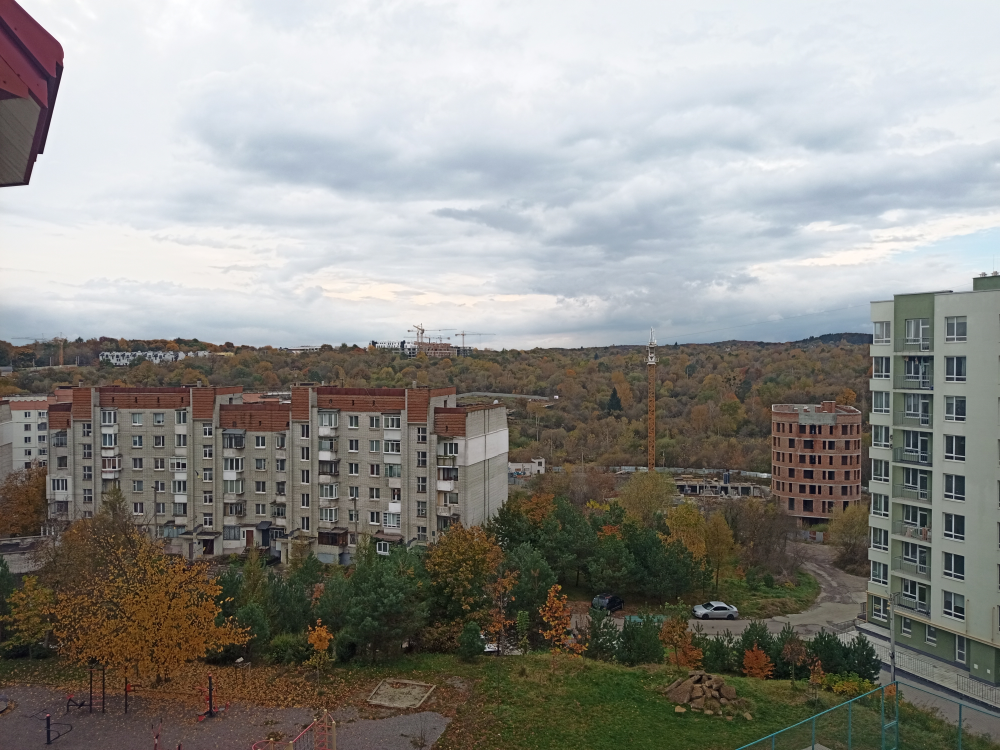
#> input picture proxima2/IMG_20231026_144807.jpg, 4000 x 3000 px, given in place of target-t.jpg, which was not available (shown at 1/4 size); the run also reads 1 picture not shown here
$ python Match.py
#> lines starting #> are read from the running program, lines starting #| are printed output that depends on the picture; pictures that were not available may be replaced by others from this repository, and a replacement may not be noted

import numpy as np
import cv2 as cv
from matplotlib import pyplot as plt

def dist(a, b):
    return ((a[0] - b[0])**2 + (a[1] - b[1])**2)**0.5

def lst2Str(s):
     str1 = ""
     for n in s:
        str1 += str(n) + ","
     return str1


# All the 6 methods for comparison in a list
# methods = ['cv.TM_CCOEFF', 'cv.TM_CCOEFF_NORMED', 'cv.TM_CCORR', 'cv.TM_CCORR_NORMED', 'cv.TM_SQDIFF', 'cv.TM_SQDIFF_NORMED']
methods = ['cv.TM_CCOEFF_NORMED']
# rectangle color in BGR
color = (0, 0, 255)
# Line thickness of 2 px
thickness = 2
# images = ['', '', '', '', '', '', '', '','', '']
template = cv.imread('proxima/target-t.jpg', cv.IMREAD_GRAYSCALE)
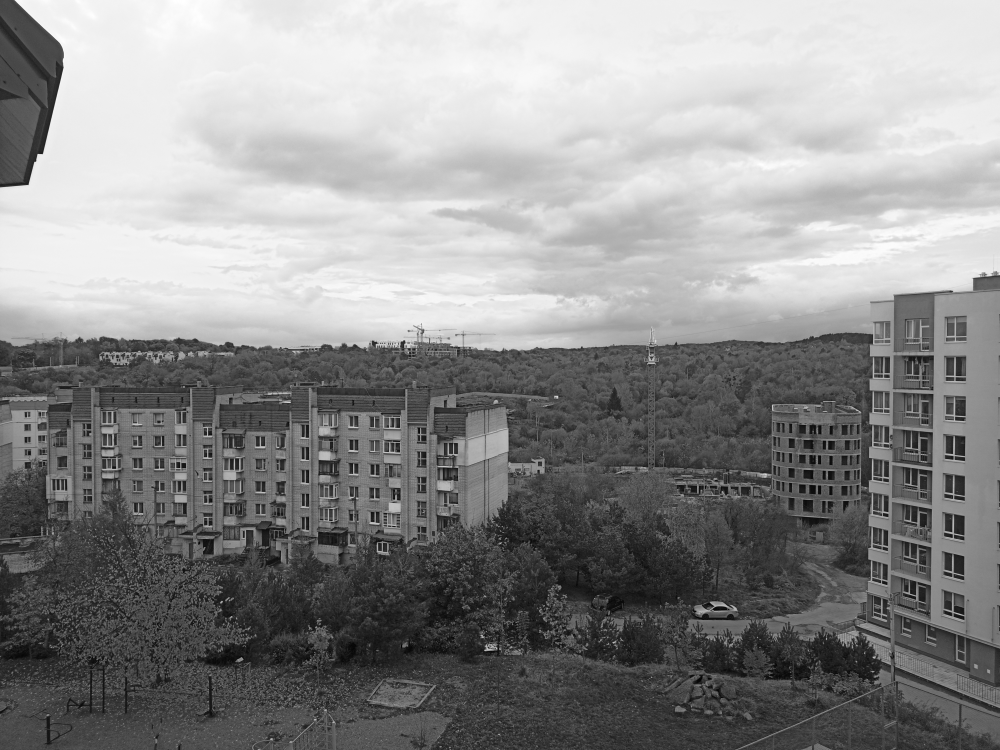
#> template: shape (3000, 4000) (shown at 1/4 size); min 0, max 255, mean 140.9
template_ver = cv.imread('proxima/target-v.jpg', cv.IMREAD_GRAYSCALE)
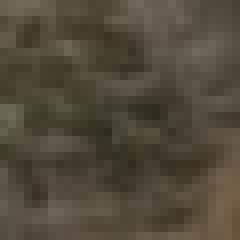
#> input picture proxima2/target-v.jpg, 30 x 30 px, found by its file name (shown 8 times larger)
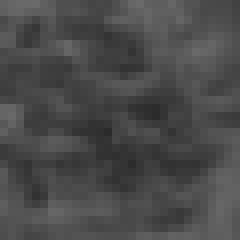
#> template_ver: shape (30, 30) (shown 8 times larger); min 42, max 106, mean 74.4
assert template is not None, "file could not be read, check with os.path.exists()"
w = template.shape[1]
#> w = 4000
h = template.shape[0]
#> h = 3000

# Show target template
print('Template dimensions : ',template.shape)
#| Template dimensions :  (3000, 4000)
cv.imshow("Template image:", template)
cv.waitKey(0)

print('Template verification dimensions : ',template_ver.shape)
#| Template verification dimensions :  (30, 30)
cv.imshow("Template verification image ", template_ver)
cv.waitKey(0)

images_zoom = [1,105/20,157/20,223/20,319/20,20,469/20,515/20,681/20,778/20,947/20,50,1132/20,60]
images_name = [1,5,8,11,16,20,24,26,34,39,47,50,57,60]
images_cnt = len(images_zoom)
for j in range(images_cnt):
    image_name = 'proxima/Z'+str(images_name[j])+'.jpg'
    img = cv.imread(image_name, cv.IMREAD_GRAYSCALE)
#> img: shape (960, 1280); min 0, max 255, mean 140.4
    assert img is not None, "file could not be read, check with os.path.exists()"

    scale_times = images_zoom[j] * 1.05
    width = int(img.shape[1] / scale_times)
#> width = 1219
    height = int(img.shape[0] / scale_times)
#> height = 914
    dim = (width, height)
#> dim = (1219, 914)

    resized = cv.resize(img, dim, interpolation = cv.INTER_LINEAR)
    # print('Resized Dimensions : ',resized.shape)
    # cv.imshow("Resized image "+image_name, resized)
    # cv.waitKey(0)
    img = resized.copy()

    for meth in methods:
        method = eval(meth)
        # Apply template Matching
        res = cv.matchTemplate(img, template, method)
        res_ver = cv.matchTemplate(img, template_ver, method)
        min_val, max_val, min_loc, max_loc = cv.minMaxLoc(res)
        min_val_ver, max_val_ver, min_loc_ver, max_loc_ver = cv.minMaxLoc(res_ver)
        # If the method is TM_SQDIFF or TM_SQDIFF_NORMED, take minimum
        if method in [cv.TM_SQDIFF, cv.TM_SQDIFF_NORMED]:
            top_left = min_loc
            top_left_ver = min_loc_ver
        else:
            top_left = max_loc
            top_left_ver = max_loc_ver
        dst = dist(top_left_ver, top_left)
        if dst <= h/3:
            bottom_right = (top_left[0] + w, top_left[1] + h)
            cv.rectangle(img, top_left, bottom_right, color, thickness)
            plt.subplot(121), plt.imshow(res, cmap='gray')
            plt.title('Matching Result'), plt.xticks([]), plt.yticks([])
            plt.subplot(122), plt.imshow(img, cmap='gray')
            plt.title('Detected Point at '+image_name), plt.xticks([]), plt.yticks([])
            plt.suptitle(meth)
            plt.show()
            cv.waitKey(0)
        else:
            print('by method:', meth, ' -- template was not found in image ', image_name)
#> this loop made 1 pass
#> (min_val, max_val, min_loc, min_val_ver, max_val_ver, min_loc_ver, top_left, top_left_ver) on pass 1: (-0.338, 0.869, (866, 389), -0.618, 0.561, (424, 49), (2202, 950), (462, 135))
#> pass 1, `res = cv.matchTemplate(img, template, method)`:
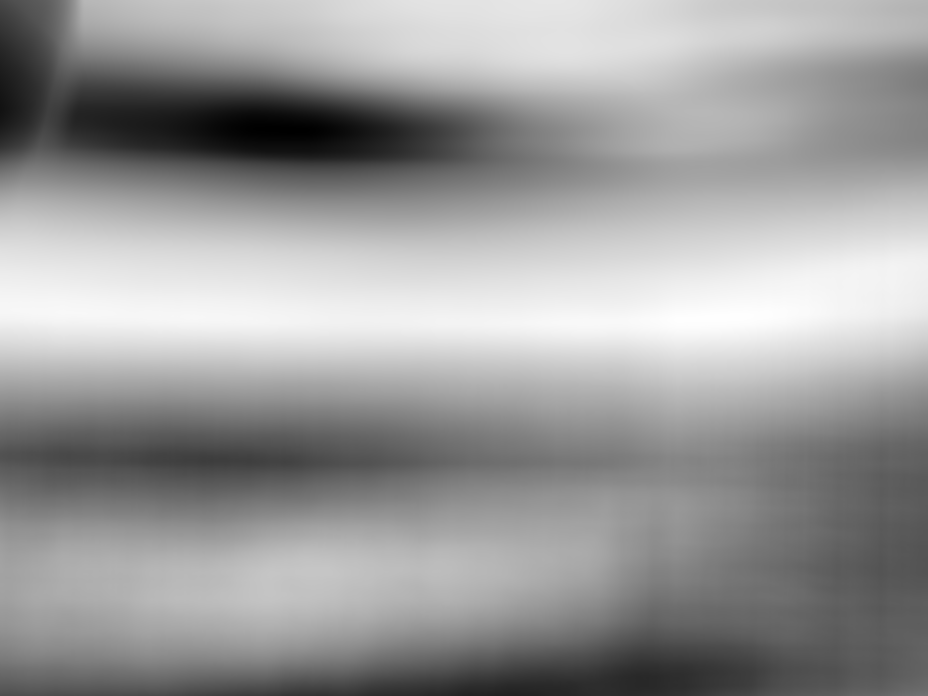
#> res: shape (2087, 2782) float32 (shown at 1/3 size); min -0.338, max 0.869, mean 0.395; drawn with min black and max white
#> pass 1, `res_ver = cv.matchTemplate(img, template_ver, method)`:
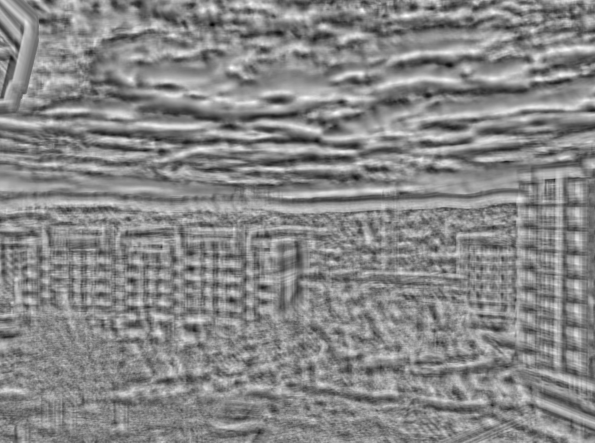
#> res_ver: shape (885, 1190) float32 (shown at 1/2 size); min -0.618, max 0.561, mean 0.00652; drawn with min black and max white
#> (the run stopped early here; a loop or call above may not have finished)
